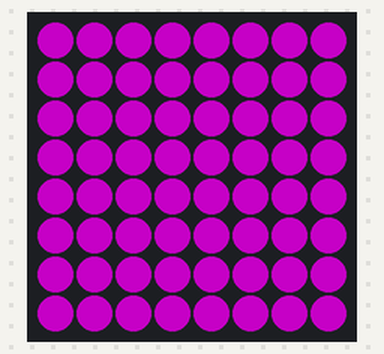
This program was run on a simulated Raspberry Pi (BCM pin numbers) with a Sense HAT. On the bench: the Sense HAT's 8×8 RGB LED matrix. Dim RGB values are drawn brighter than linear. At 0.0 s the program stops and its outputs stay as they are.

Above: at 0.1 s.

The program:

plexhat.py
```python
from sense_hat import SenseHat

sense = SenseHat()

o = [100,0,100]

img = [
o, o, o, o, o, o, o, o,
o, o, o, o, o, o, o, o,
o, o, o, o, o, o, o, o,
o, o, o, o, o, o, o, o,
o, o, o, o, o, o, o, o,
o, o, o, o, o, o, o, o,
o, o, o, o, o, o, o, o,
o, o, o, o, o, o, o, o,
]

sense.set_pixels(img)
```
